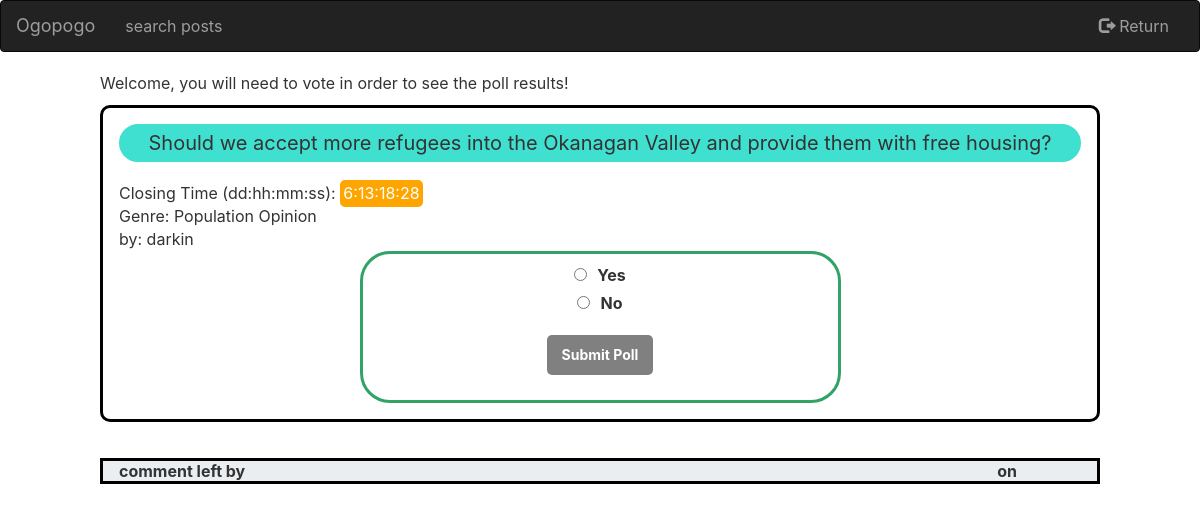
The page /src/server/displayPoll.php?pollId=AHdIRR on the database its author committed.
### tables this page shows
CREATE TABLE IF NOT EXISTS `polls` (
  `id` int,
  `poll_title` varchar(255) NOT NULL,
  `meta_description` varchar(255) NOT NULL,
  `current_status` varchar(255) NOT NULL,
  `close_date` TIMESTAMP NOT NULL,
  `option1` varchar(255) NOT NULL,
  `option2` varchar(255) NOT NULL,
  `option3` varchar(255),
  `option4` varchar(255),
  `option5` varchar(255),
  `option6` varchar(255)

);

### src/server/displayPoll.php (the view, shortened to what this page needs)
<html>
<?php
if($_SERVER['REQUEST_METHOD'] === "GET"){
    if (isset($_GET["pollId"])) {
        $pollID =  $_GET["pollId"];
        $host = "mysql-server";
        $database = "ogopogo";
        $user = "webuser";
        $password = "P@ssw0rd";
        $connection = mysqli_connect($host, $user, $password, $database);
        $error = mysqli_connect_error();
        if($error != null){
            $output = "<p>Unable to connect to database!</p>";
            exit($output);
        }
        else
        {
            $sql = "SELECT * FROM polls WHERE id="."'".$pollID."';";
            $results = mysqli_query($connection, $sql);
            $row = mysqli_fetch_assoc($results);
            $author = $row['username'];
            $description=$row['meta_description'];
            $closedate = $row['close_date'];
            $option1 = $row['option1'];
            $option2 = $row['option2'];
        }
    }
    else{
        echo "<p class = 'warning'> fields are empty, try again </p>";
        exit;
    }
}
else {
    echo "error : unacceptable server request. access denied";
    echo "<p> BAD Connection Method! <a href='login.php'> register here</a></p>";
    die();
}
?>
	<head>
        <link rel="stylesheet" href="https://maxcdn.bootstrapcdn.com/bootstrap/3.4.1/css/bootstrap.min.css">
		<link rel="stylesheet" href="https://use.fontawesome.com/releases/v5.7.1/css/all.css">
        <link rel="stylesheet" href="css/poll.css">
	</head>
	<body>
    <nav class="navbar navbar-inverse">
        <div class="container-fluid">
            <div class="navbar-header">
            <a href="main.php" class="navbar-brand">Ogopogo</a>
            </div>
            <div class="collapse navbar-collapse" id="myNavbar">
            <ul class="nav navbar-nav">
                <li id="search"><a href="#">search posts</a></li>
            </ul>
            <ul class="nav navbar-nav navbar-right" id="logInlogOut">
                <li><a href="main.php" id="logoutbutt"><span class="glyphicon glyphicon-log-out"></span> Return</a></li>
            </ul>
            </div>
        </div>
    </nav>
    <div class="content home">
    <p>Welcome, you will need to vote in order to see the poll results!</p>
	<form>
        <fieldset>
            <legend><?php echo $GLOBALS['title'];?></legend>
            <span>Closing Time (dd:hh:mm:ss):  </span>
            <span style="background:orange ; color : white; padding:0.2em; border-radius: 5px" id="dueDate"><?php echo $closedate;?> <br></span>
            <span><br>Genre: <?php echo $description;?> <br> by: </span>
            <span id="username"><?php echo $author;?> <br></span>
            <div class="pollBox">
            <?php
                echo '<input type="radio" id="op1" class="vote" name="vote" value='.$option1.'>';
                echo '<label class="update" for="op1"> '.$option1.'</label><br>';
                echo '<input type="radio" id="op2" class="vote" name="vote" value='.$option2.'>';
                echo '<label class="update" for="op2"> '.$option2.'</label><br>';
            ?>
            <div id="submitPoll"><a href="#" class="create-poll">Submit Poll</a></div>
            </div>
        </fieldset>
    </form>
    <div class="pollResult" id="pollStat"></div>
    <div id="previousComments">
        <table id="commentTable">
            <thead>
                <th class="left">comment left by</th>
                <th class="right">on</th>
            </thead>
        </table>
    </div>
    </body>
</html>

### src/server/css/poll.css (style rules this page uses)
* { box-sizing: border-box; font-family: -apple-system, BlinkMacSystemFont, "segoe ui", roboto, oxygen, ubuntu, cantarell, "fira sans", "droid sans", "helvetica neue", Arial, sans-serif; font-size: 16px; -webkit-font-smoothing: antialiased; -moz-osx-font-smoothing: grayscale; }
body { background-color: #FFFFFF; margin: 0; }
.content { width: 1000px; margin: 0 auto; }
.home .create-poll { display: inline-block; text-decoration: none; background-color: grey; font-weight: bold; font-size: 14px; border-radius: 5px; color: #FFFFFF; padding: 10px 15px; margin: 15px 0; }
.home table { width: 100%; padding-top: 30px; border-collapse: collapse; }
.home table thead { background-color: #ebeef1; border-bottom: 1px solid #d3dae0; }
legend { font-size: 20px; background: turquoise; text-align: center; border: 5px solid turquoise; border-radius: 20px; }
form { padding: 1em; border: 1px solid black; border-width: 3px; border-radius: 10px; }
label { text-align: right; margin-left: 10px; }
.pollBox { margin: auto; width: 50%; border: 3px solid #32a367; padding: 10px; border-radius: 30px; text-align: center; }
.pollResult { margin: auto; width: 50%; padding: 10px; border-radius: 30px; text-align: center; }
table { border: 3px solid black; border-radius: 5px; }
th.left { padding-left: 1em; text-align: left; }
th.right { text-align: right; padding-right: 5em; }

### rows shown on the page
polls: meta_description "Population Opinion", username "darkin", option1 "Yes", option2 "No"

### other values the page prints
$GLOBALS['title'] "Should we accept more refugees into the Okanagan Valley and provide them with free housing?"
